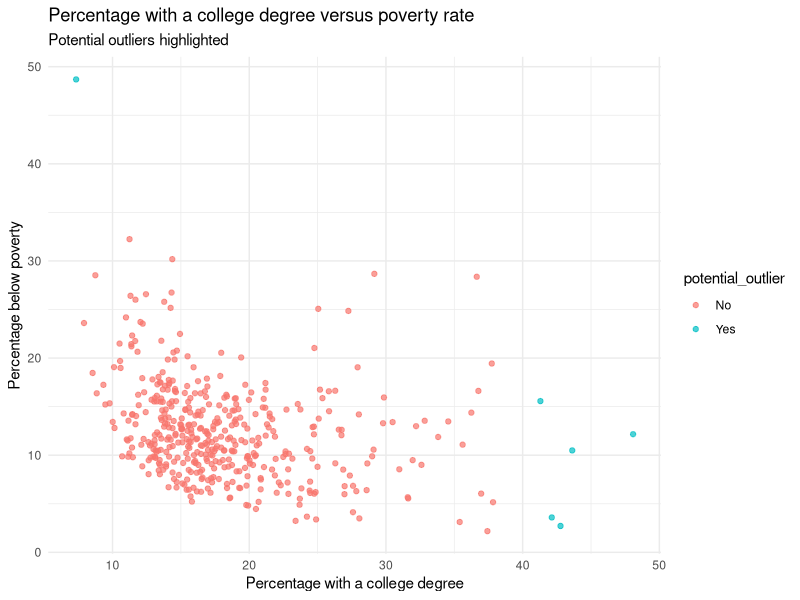

Generate this figure with R:
## ---- chunk 1
#| eval: true
#| message: false

library(tidyverse)
data <- midwest
## ---- chunk 2
counties_by_state <- data %>%
  count(state, name = "n_counties") %>%
  arrange(desc(n_counties))

counties_by_state

## ---- chunk 3
data %>%
  count(county, name = "n_states") %>%
  filter(n_states == n_distinct(midwest$state))
## ---- chunk 4
data %>%
  filter(popdensity > 25000) %>%
  select(county, state, popdensity, poptotal, area) %>%
  arrange(desc(popdensity))
## ---- chunk 5
data %>%
  filter(popdensity == max(popdensity, na.rm = TRUE)) %>%
  select(county, state, popdensity, poptotal, area)
## ---- chunk 6
data %>%
  summarise(
    median_density = median(popdensity, na.rm = TRUE),
    q1 = quantile(popdensity, 0.25, na.rm = TRUE),
    q3 = quantile(popdensity, 0.75, na.rm = TRUE)
  )
## ---- chunk 7
data %>%
  mutate(metro = if_else(inmetro == 1, "Yes", "No")) %>%
  count(state, metro) %>%
  group_by(state) %>%
  mutate(proportion = n / sum(n)) %>%
  ungroup()
## ---- chunk 8
data %>%
  filter(
    percollege < 12,
    percbelowpoverty > 45
  ) %>%
  select(county, state, percbelowpoverty, percollege)
## ---- chunk 9
data %>%
  filter(
    percollege > 40,
    percbelowpoverty < 20
  ) %>%
  select(county, state, percbelowpoverty, percollege)
## ---- chunk 10
data %>%
  filter(
    (percollege < 12 & percbelowpoverty > 45) |
    (percollege > 40 & percbelowpoverty < 20)
  ) %>%
  select(county, state, percbelowpoverty, percollege)
## ---- chunk 11
midwest <- midwest %>%
  mutate(
    potential_outlier = if_else(
      (percollege < 12 & percbelowpoverty > 45) |
      (percollege > 40 & percbelowpoverty < 20),
      "Yes",
      "No"
    )
  )

midwest %>%
  select(county, state, percbelowpoverty, percollege, potential_outlier) %>%
  arrange(potential_outlier)
## ---- chunk 12
ggplot(midwest, aes(x = percollege, y = percbelowpoverty, color = potential_outlier)) +
  geom_point(alpha = 0.7) +
  labs(
    x = "Percentage with a college degree",
    y = "Percentage below poverty",
    title = "Percentage with a college degree versus poverty rate",
    subtitle = "Potential outliers highlighted"
  ) +
  theme_minimal()
## ---- chunk 13
state_population <- midwest %>%
  group_by(state) %>%
  summarise(total_population = sum(poptotal, na.rm = TRUE)) %>%
  arrange(desc(total_population))

state_population
## ---- chunk 14
state_population %>%
  mutate(
    population_proportion = total_population / sum(total_population)
  ) %>%
  arrange(desc(population_proportion))

